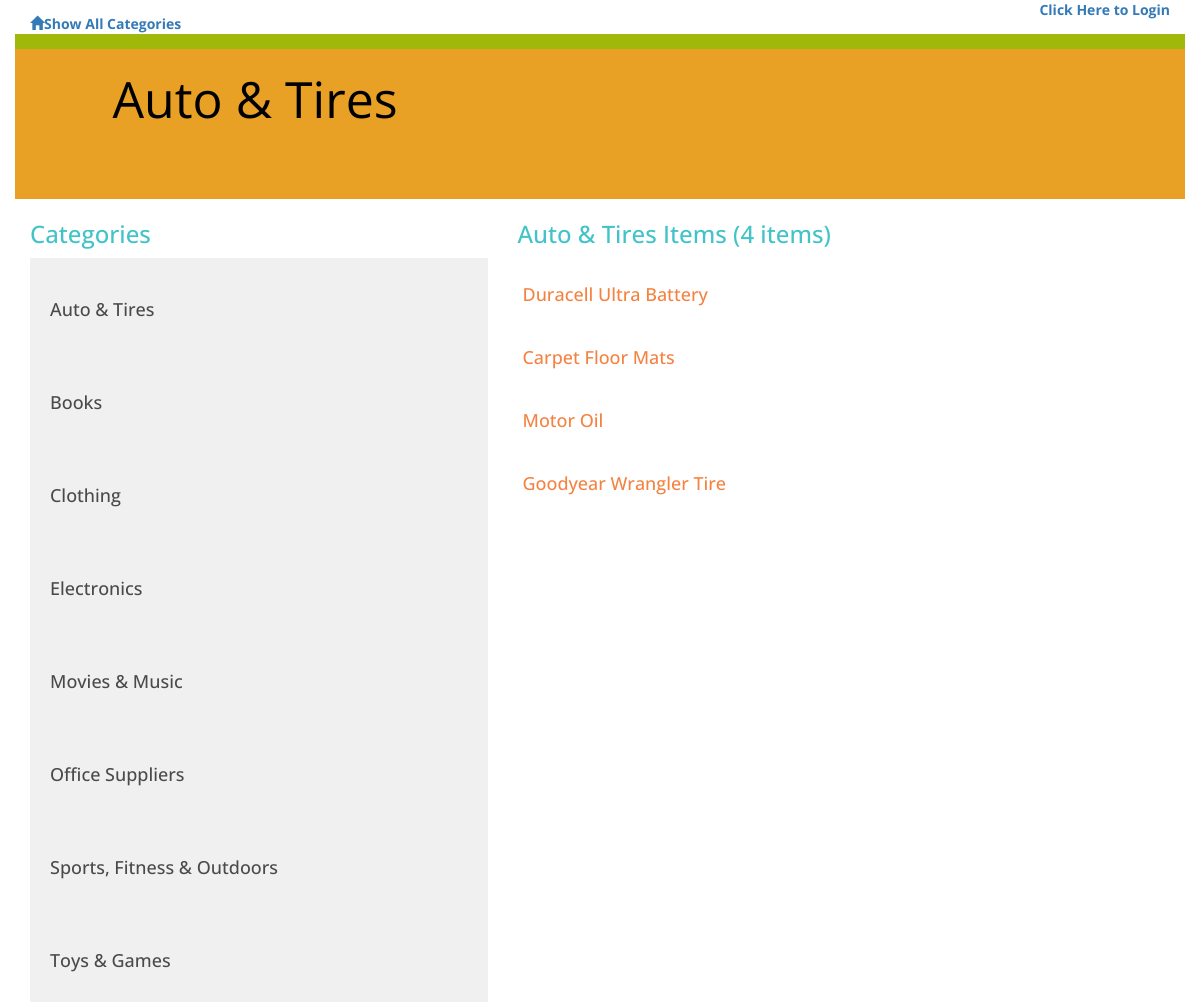
The app's page /categories/4/category/ with its own data.
### catalog_database.py (models this page shows, shortened)
class Categories(Base):
    __tablename__ = 'category'
    id = Column(Integer, primary_key=True)
    name = Column(String(250), nullable=False)
    user_id = Column(Integer, ForeignKey('user.id'))
    user = relationship(User)

class Items(Base):
    __tablename__ = 'category_items'
    name = Column(String(80), nullable=False)
    id = Column(Integer, primary_key=True)
    description = Column(String(300))
    picture = Column(String(250))
    price = Column(String(8))
    created_date = Column(DateTime, default=datetime.datetime.utcnow)
    category_id = Column(Integer, ForeignKey('category.id'))
    category = relationship(Categories)
    user_id = Column(Integer, ForeignKey('user.id'))
    user = relationship(User)

### project.py (the view)
@app.route('/categories/<int:category_id>/')
@app.route('/categories/<int:category_id>/category/')
def showCategory(category_id):
    categories = session.query(Categories).order_by(asc(Categories.name))
    category = session.query(Categories).filter_by(id=category_id).one()
    items = session.query(Items).filter_by(category_id=category_id).all()
    count_item = session.query(Items).filter_by(category_id=category_id).count()
    logged_in = 'username' in login_session
    if 'username' not in login_session:
        return render_template('publicSpecificCategory.html', categories=categories, items=items,
                               category=category, logged_in=logged_in, count=count_item)
    else:
        return render_template('specificCategory.html', categories=categories, items=items,
                               category=category, logged_in=logged_in, username=login_session['username'],
                               count=count_item)

### templates/publicSpecificCategory.html (shortened to what this page needs)
{% extends "base.html" %}
{% block content %}
{% include "header.html" %}
    <div class="row divider green">
        <div class="col-md-12"></div>
    </div>
    <div class="row banner menu">
        <div class="col-md-11 col-md-offset-1 padding-none">
            <h1>{{category.name}}</h1>
        </div>
    </div>
        <div class="row sub-main">
            <div class="col-md-5">
                <h2>Categories</h2>
                {% for cat in categories %}
                <a href="{{url_for('showCategory', category_id = cat.id)}}">
                <div class="category-list">
                <h3>{{cat.name}}</h3>
                </div>
                </a>
                {% endfor %}
            </div>
            <div class="col-md-7">
                <h2>{{category.name}} Items ({{count}} items)</h2>
                {% for item in items %}
                <a href="{{url_for('showItem', category_id = category.id, item_id = item.id)}}">
                <div class="item-list">
                <h3>{{item.name}}</h3>
                </div>
                </a>
                {% endfor %}
            </div>
        </div>
{% endblock %}

### static/style.css (style rules this page uses)
* { font-family: 'Open Sans', sans-serif; font-weight: 700; }
h1 { font-family: 'Open Sans', Helvetica, Arial, sans-serif; font-size: 50px; color: #000000; line-height: 60px; font-weight: 400; }
h2 { font-size: 24px; color: #42C3C9; line-height: 29px; }
h3 { font-size: 18px; color: #4A4A4A; line-height: 23px; }
.padding-none { padding: 0; }
.divider { height: 15px; }
.divider.green { background-color: #9FB80A; }
.banner.menu { height: 150px; background-color: #e8a025; }
.category-list { background-color: #F0F0F0; padding: 20px; }
.item-list { padding: 5px; }
.item-list h3 { color: #f48342; }

### records on screen
Categories: name "Auto & Tires"
Categories: name "Books"
Categories: name "Clothing"
Categories: name "Electronics"
Categories: name "Movies & Music"
Categories: name "Office Suppliers"
Categories: name "Sports, Fitness & Outdoors"
Categories: name "Toys & Games"
Items: name "Duracell Ultra Battery"
Items: name "Carpet Floor Mats"
Items: name "Motor Oil"
Items: name "Goodyear Wrangler Tire"

### other values on screen
{{ count }} "4"
